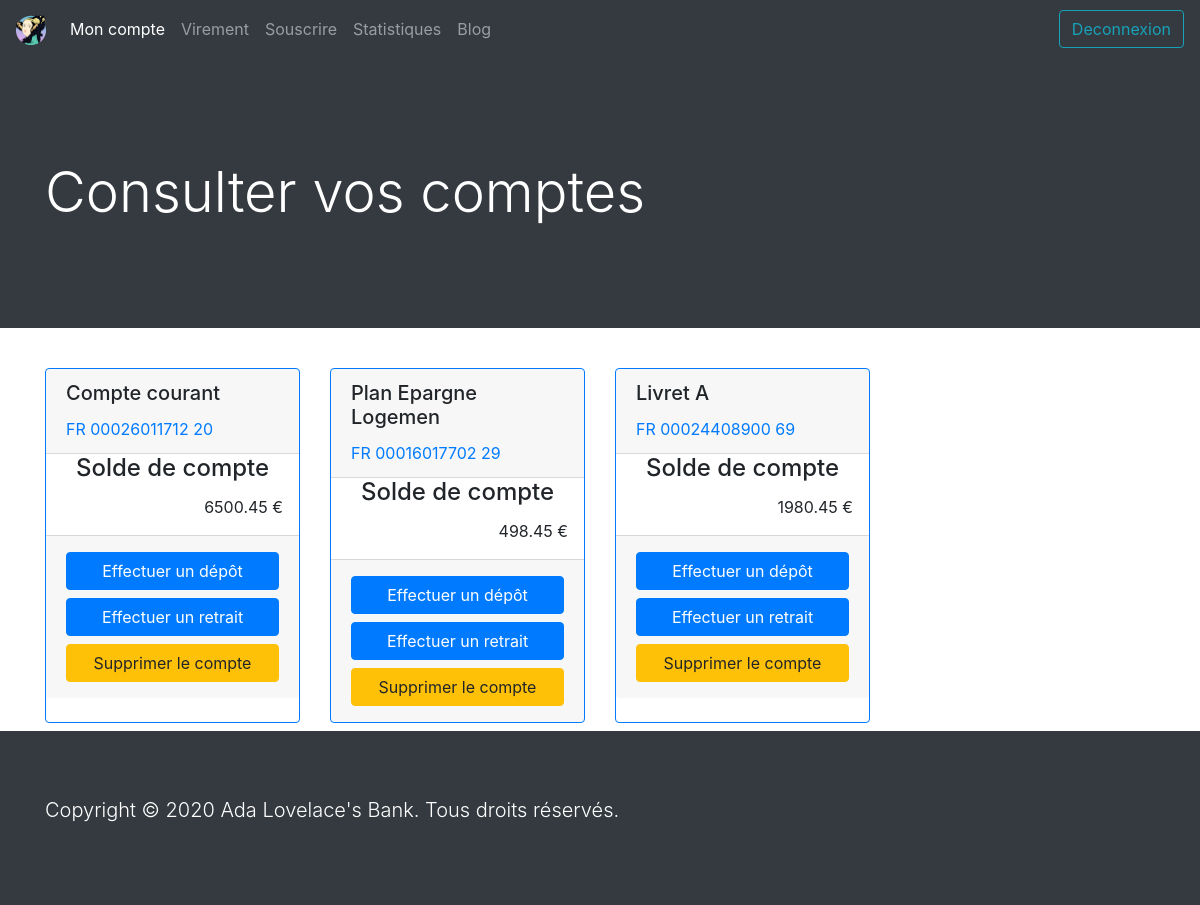
Page /index.php (signed in) on the earlier database version.
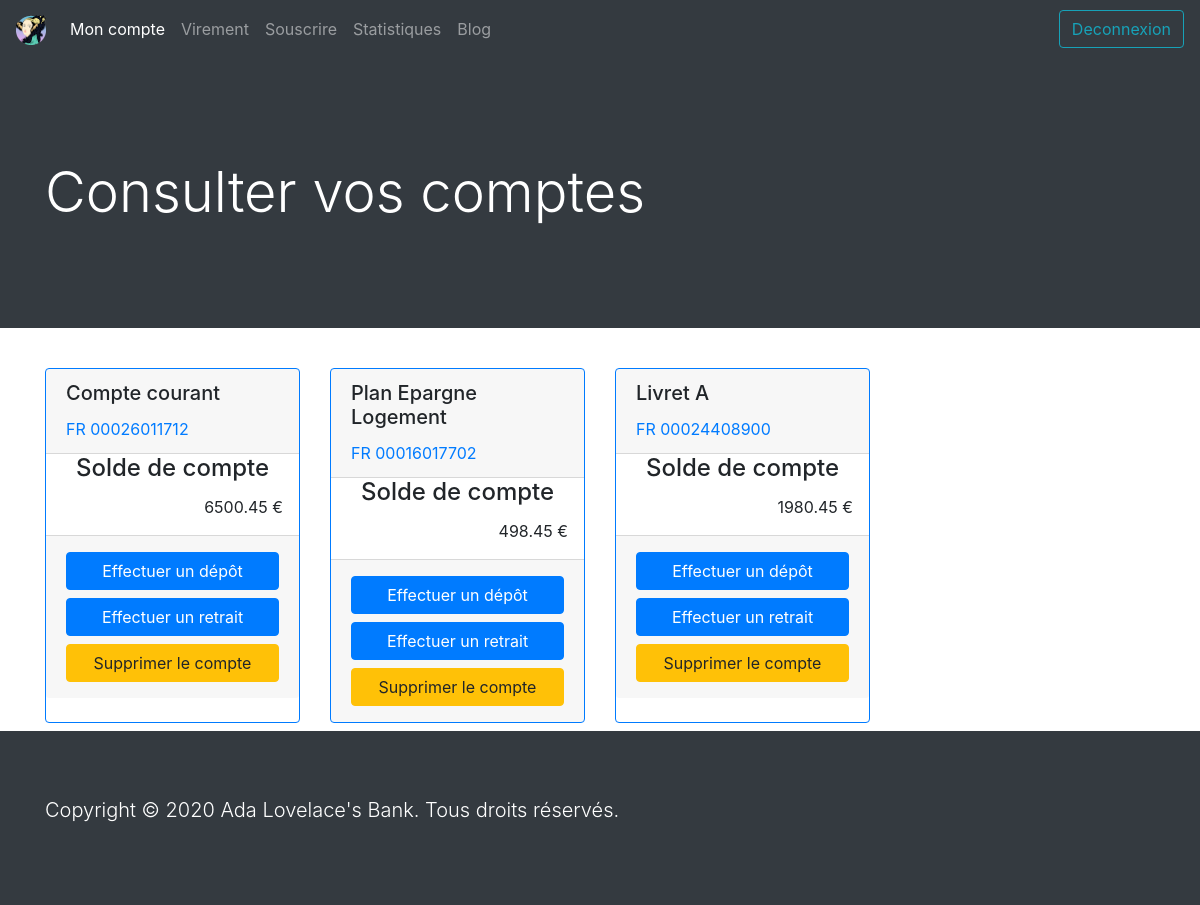
Same page on the later database version.
### tables this page shows
CREATE TABLE alb_accounts (
		a_id TINYINT UNSIGNED NOT NULL AUTO_INCREMENT UNIQUE,
		a_user_id INT UNSIGNED NOT NULL,
		a_number VARCHAR(35) NOT NULL UNIQUE,
		a_type VARCHAR(30) NOT NULL,
		a_balance DECIMAL(11,2) NOT NULL,
		a_creation_date DATE NOT NULL,
		PRIMARY KEY (a_id),
		CONSTRAINT fk_user_id
			FOREIGN KEY (a_user_id)
			REFERENCES alb_users(u_id)
	);

### page/database.php (called while the page is built, shortened)
<?php
function getAccounts($db, $userId) {
    $query = $db->prepare("SELECT * FROM alb_accounts WHERE a_user_id = :userId");
    $query->execute(["userId" => $userId]);
    return $query->fetchall(PDO::FETCH_ASSOC);
}

### index.php (the view, shortened to what this page needs)
<?php
  $userId = $_SESSION['logged'];
  require_once "page/database.php";
  $db = dbConnect();
  $accounts = getAccounts($db, $userId);
  $cnxState = 'Deconnexion';
  $title = "Consulter vos comptes";
  include "page/header.php";
?>
  <main class="container">
    <section class="row">
      <?php
        foreach ($accounts as $keys => $value):
      ?>
        <div class ="col-12 col-sm-6 col-lg-3 my-2">
          <div class="card border-primary h-100">
            <div class="card-header">
              <h5 class="card-title"><?= $value['a_type'] ?></h4>
              <a href="account.php?account=<?= $value['a_id'] ?>" >
                <?= $value['a_number'] ?>
              </a>
            </div>
            <h4 class="card-title text-center">Solde de compte</h4>
            <p class="card-text text-right pr-3"><?= $value['a_balance'] ?> €</p>
            <div class="card-footer">
              <a href="#" class="btn btn-primary w-100 my-1">Effectuer un dépôt</a>
              <a href="#" class="btn btn-primary w-100 my-1">Effectuer un retrait</a>
              <a href="#" class="btn btn btn-warning w-100 my-1">Supprimer le compte</a>
            </div>
          </div>
        </div>
      <?php
        endforeach;
      ?>
    </section>
  </main>
<?php
  include "page/footer.php";
?>

### page/header.php (shortened to what this page needs)
<!doctype html>
<html class="no-js" lang="fr">
<head>
  <link rel="stylesheet" href="https://stackpath.bootstrapcdn.com/bootstrap/4.5.2/css/bootstrap.min.css">
  <link rel="stylesheet" href="css/normalize.css">
  <link rel="stylesheet" href="css/main.css">
</head>
<body>
  <nav class="navbar navbar-expand-lg navbar-dark bg-dark">
    <a class="navbar-brand" href="index.php"><img src="img/ADA.png" width="30" height="30" alt=""></a>
    <div class="collapse navbar-collapse" id="navbarNavAltMarkup">
      <ul class="navbar-nav mr-auto">
        <li><a class="nav-link active" href="index.php">Mon compte<span class="sr-only">(current)</span></a></li>
        <li><a class="nav-link" href="virements.php">Virement</a></li>
        <li><a class="nav-link" href="souscrire.php">Souscrire</a></li>
        <li><a class="nav-link" href="statistiques.php">Statistiques</a></li>
        <li><a class="nav-link" href="blog.php">Blog</a></li>
      </ul>
      <form action="disconnect.php" class="form-inline">
        <button class="btn btn-outline-info my-2 my-sm-0" type="submit"><?= $cnxState ?></button>
      </form>
    </div>
  </nav>
  <header class="jumbotron jumbotron-fluid text-white bg-dark">
    <div class="container">
      <h1 class="display-4"><?php echo $title ?></h1>
    </div>
  </header>

### page/footer.php (shortened to what this page needs)
  <footer class="jumbotron jumbotron-fluid text-white bg-dark mb-0">
    <div class="container">
      <p class="lead">Copyright © 2020 Ada Lovelace's Bank. Tous droits réservés.</p>
    </div>
  </footer>
</body>
</html>

### css/main.css (style rules this page uses)
html { color: #222; font-size: 1em; line-height: 1.4; }
audio, canvas, iframe, img, svg, video { vertical-align: middle; }

Differences in the rows shown:
changed alb_accounts "Compte courant": a_number "FR 00026011712 20" → "FR 00026011712"
changed alb_accounts: a_type "Plan Epargne Logemen" → "Plan Epargne Logement"; a_number "FR 00016017702 29" → "FR 00016017702"
changed alb_accounts "Livret A": a_number "FR 00024408900 69" → "FR 00024408900"
